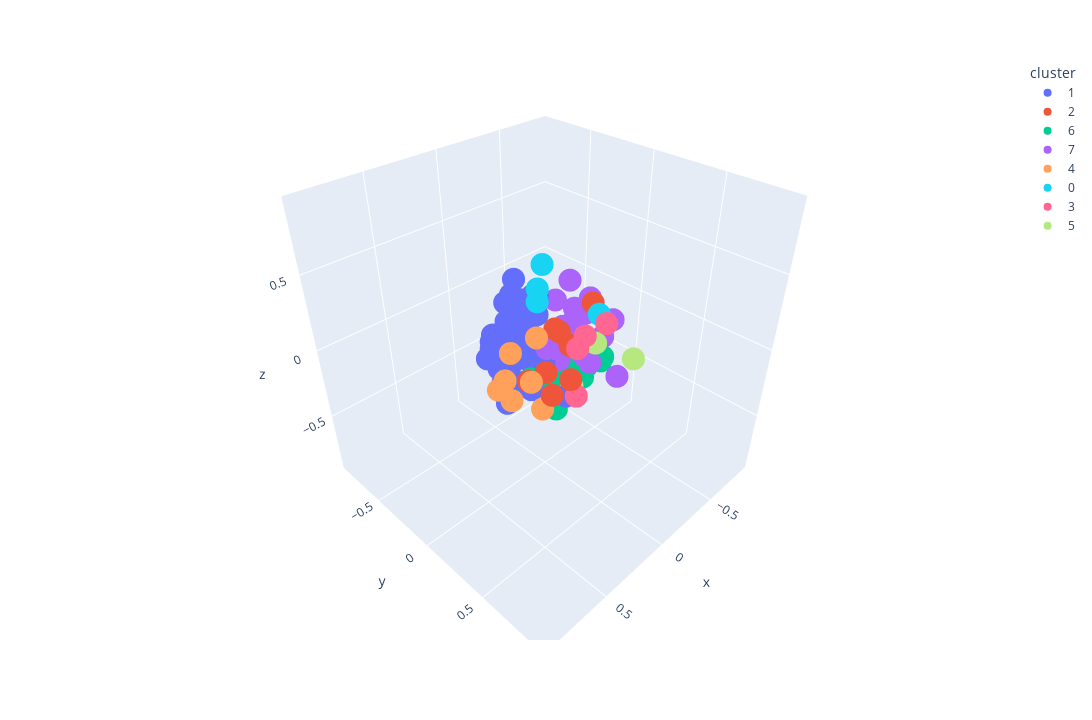

The cell this chart's notebook holds for it:
### Markdown cell above
### Visualizing Descriptions

### Code cell
visualize(model, sample_descriptions, "tokenize_desc", 8)

### Figure 1 — Plotly figure (JSON) as saved in the notebook; plotly's stock layout.template omitted (floating-point values rounded to 4 significant figures)
{"data": [{"hovertemplate": "<b>%{hovertext}</b>", "hovertext": ["Baldur's Gate 3", "Counter-Strike: Global Offensive", "Apex Legends™", "PUBG: BATTLEGROUNDS", "Remnant II", "NARAKA: BLADEPOINT", "Tom Clancy's Rainbow Six® Siege", "Team Fortress 2", "Dota 2", "War Thunder", "FINAL FANTASY XIV Online", "The Elder Scrolls® Online", "Warframe", "BattleBit Remastered", "Street Fighter™ 6", "Destiny 2", "ELDEN RING", "Hearts of Iron IV", "Yu-Gi-Oh! Master Duel", "World of Warships", "Red Dead Redemption 2", "Hunt: Showdown", "Hogwarts Legacy", "Ready or Not", "Mount & Blade II: Bannerlord", "Sengoku Dynasty", "Wayfinder", "ARMORED CORE™ VI FIRES OF RUBICON™", "Path of Exile", "Terraria", "Stellaris", "Deep Rock Galactic", "World of Tanks Blitz", "Ratchet & Clank: Rift Apart", "Eternal Return", "The Elder Scrolls V: Skyrim Special Edition", "It Takes Two", "The Binding of Isaac: Rebirth", "Brawlhalla", "DRAGON BALL Z: KAKAROT", "New World", "Guild Wars 2", "BlazBlue Entropy Effect", "Marvel’s Spider-Man Remastered"], "legendgroup": "1", "marker": {"color": "#636efa", "symbol": "circle"}, "mode": "markers", "name": "1", "scene": "scene", "showlegend": true, "type": "scatter3d", "x": [-0.06784, 0.2957, 0.1392, 0.1994, -0.1406, 0.1718, 0.1044, 0.1923, 0.2402, 0.2428, 0.05642, 0.01722, 0.06192, 0.1465, 0.3594, 0.04869, -0.0544, 0.06312, 0.146, 0.1912, -0.01544, -0.009199, 0.01017, 0.02528, 0.02003, -0.1358, -0.03407, 0.1774, -0.1602, -0.07343, 0.09548, 0.01833, 0.1361, 0.05884, 0.01411, 0.1551, -0.044, -0.08069, 0.1942, 0.1613, -0.1883, 0.1792, 0.0715, 0.1169], "y": [-0.1865, -0.05454, -0.1765, -0.1356, -0.2153, -0.2913, -0.06992, -0.1216, -0.09463, -0.1459, -0.232, -0.3254, -0.4081, -0.1093, 0.05129, -0.2414, -0.3252, -0.1584, -0.1519, -0.03758, -0.02938, 0.01767, -0.1632, 0.1993, -0.3281, -0.2017, -0.2502, -0.1863, -0.2733, -0.1449, -0.1623, -0.1372, -0.1168, -0.06005, -0.1961, -0.04684, -0.06293, -0.2197, -0.3095, -0.06952, -0.2731, -0.2855, -0.2332, -0.001044], "z": [0.1191, -0.1464, -0.2687, -0.1776, -0.1751, -0.02964, -0.2484, 0.05085, -0.03488, -0.1191, 0.2744, 0.02944, -0.08752, -0.2739, -0.1984, -0.1629, 0.2958, 0.1566, -0.1446, 0.1327, -0.1512, -0.3209, 0.1048, -0.2513, 0.1643, 0.1902, 0.1944, 0.0315, 0.1629, 0.1188, 0.1445, -0.1607, 0.1788, -0.04507, -0.04434, 0.06244, -0.05951, 0.04334, -0.1537, -0.04143, 0.1449, -0.07208, 0.07375, -0.2646]}, {"hovertemplate": "<b>%{hovertext}</b>", "hovertext": ["Forza Horizon 5", "The Sims™ 4", "Farming Simulator 22", "Cities: Skylines", "Microsoft Flight Simulator 40th Anniversary Edition", "BeamNG.drive", "Planet Zoo", "Garry's Mod"], "legendgroup": "2", "marker": {"color": "#EF553B", "symbol": "circle"}, "mode": "markers", "name": "2", "scene": "scene", "showlegend": true, "type": "scatter3d", "x": [0.305, 0.03926, -0.1396, 0.1432, 0.3125, 0.2358, 0.04484, 0.1214], "y": [0.3558, 0.1139, 0.235, 0.1485, 0.1807, 0.4251, 0.2379, 0.2281], "z": [0.001957, 0.1903, 0.335, -0.04308, 0.005112, 0.1068, 0.1401, 0.2625]}, {"hovertemplate": "<b>%{hovertext}</b>", "hovertext": ["Call of Duty®", "Dead by Daylight", "PAYDAY 2", "Project Zomboid", "Fallout 76", "Call of Duty®: Black Ops III", "Dead Cells", "Vampire Survivors", "DayZ", "Dying Light"], "legendgroup": "6", "marker": {"color": "#00cc96", "symbol": "circle"}, "mode": "markers", "name": "6", "scene": "scene", "showlegend": true, "type": "scatter3d", "x": [0.1302, -0.2188, -0.01553, -0.3278, -0.1145, -0.02786, -0.1604, -0.3277, -0.339, -0.2833], "y": [0.004868, 0.1086, 0.08026, 0.1718, 0.05208, 0.05353, 0.009715, 0.06653, 0.1477, 0.07997], "z": [-0.1717, -0.2915, -0.4452, -0.1579, -0.1951, -0.2902, -0.1245, -0.2253, -0.2086, -0.2579]}, {"hovertemplate": "<b>%{hovertext}</b>", "hovertext": ["Cyberpunk 2077", "Rust", "Phasmophobia", "DAVE THE DIVER", "Sons Of The Forest", "The Texas Chain Saw Massacre", "Raft", "Sea of Thieves 2023 Edition", "Metro Exodus", "RimWorld", "ARK: Survival Evolved", "SCP: 5K", "Shadow Gambit: The Cursed Crew", "theHunter: Call of the Wild™", "Darkest Dungeon® II", "Graveyard Keeper", "Escape the Backrooms", "Don't Starve Together", "BOOK OF HOURS", "Valheim"], "legendgroup": "7", "marker": {"color": "#ab63fa", "symbol": "circle"}, "mode": "markers", "name": "7", "scene": "scene", "showlegend": true, "type": "scatter3d", "x": [0.01696, -0.4057, -0.2507, -0.1133, -0.3764, -0.2797, -0.2826, -0.0002575, -0.1431, -0.04481, -0.3746, -0.09327, -0.2501, -0.07223, -0.3363, -0.2267, -0.2653, -0.3052, -0.2568, -0.3136], "y": [0.02851, 0.172, 0.136, 0.02641, 0.1225, 0.331, 0.04745, 0.1032, 0.1293, 0.09683, -0.1169, 0.02522, -0.03826, 0.03282, 0.01549, 0.138, 0.0007708, -0.09241, -0.05242, -0.2257], "z": [0.002595, 0.07607, -0.1807, -0.01557, -0.05612, -0.1986, -0.05259, 0.0582, 0.09613, 0.1612, 0.04509, -0.1337, 0.01022, -0.04616, 0.08605, 0.2899, -0.1872, -0.03201, 0.3176, 0.08455]}, {"hovertemplate": "<b>%{hovertext}</b>", "hovertext": ["Grand Theft Auto V", "EA SPORTS™ FIFA 23", "Football Manager 2023", "Starfield", "Madden NFL 24", "F1® 23", "EA SPORTS FC™ 24"], "legendgroup": "4", "marker": {"color": "#FFA15A", "symbol": "circle"}, "mode": "markers", "name": "4", "scene": "scene", "showlegend": true, "type": "scatter3d", "x": [0.2764, 0.4812, 0.202, 0.2555, 0.4769, 0.3535, 0.3979], "y": [0.2542, 0.1214, 0.1328, -0.02556, 0.2244, 0.2466, 0.08311], "z": [-0.1704, 0.004235, 0.216, 0.05992, -0.01187, 0.05665, 0.001016]}, {"hovertemplate": "<b>%{hovertext}</b>", "hovertext": ["Total War: WARHAMMER III", "Stardew Valley", "Crusader Kings III", "Sid Meier’s Civilization® VI"], "legendgroup": "0", "marker": {"color": "#19d3f3", "symbol": "circle"}, "mode": "markers", "name": "0", "scene": "scene", "showlegend": true, "type": "scatter3d", "x": [-0.05704, -0.1351, -0.1005, 0.06113], "y": [-0.1248, 0.287, -0.1285, -0.004927], "z": [0.3103, 0.2864, 0.4518, 0.3255]}, {"hovertemplate": "<b>%{hovertext}</b>", "hovertext": ["Forza Horizon 4", "Euro Truck Simulator 2", "American Truck Simulator", "Contraband Police"], "legendgroup": "3", "marker": {"color": "#FF6692", "symbol": "circle"}, "mode": "markers", "name": "3", "scene": "scene", "showlegend": true, "type": "scatter3d", "x": [0.07421, 0.1686, 0.2429, -0.08292], "y": [0.3732, 0.4066, 0.4744, 0.3869], "z": [0.2816, 0.2637, 0.02827, 0.2945]}, {"hovertemplate": "<b>%{hovertext}</b>", "hovertext": ["The Outlast Trials", "Six Days in Fallujah", "Resident Evil 4"], "legendgroup": "5", "marker": {"color": "#B6E880", "symbol": "circle"}, "mode": "markers", "name": "5", "scene": "scene", "showlegend": true, "type": "scatter3d", "x": [-0.2752, -0.07625, -0.3732], "y": [0.1537, 0.1505, 0.3726], "z": [-0.03991, -0.2595, -0.09552]}], "layout": {"height": 720, "legend": {"title": {"text": "cluster"}, "tracegroupgap": 0}, "margin": {"t": 60}, "scene": {"domain": {"x": [0, 1], "y": [0, 1]}, "xaxis": {"range": [-0.9057, 0.9812], "title": {"text": "x"}}, "yaxis": {"range": [-0.9081, 0.9744], "title": {"text": "y"}}, "zaxis": {"range": [-0.9452, 0.9518], "title": {"text": "z"}}}, "width": 1280}}
